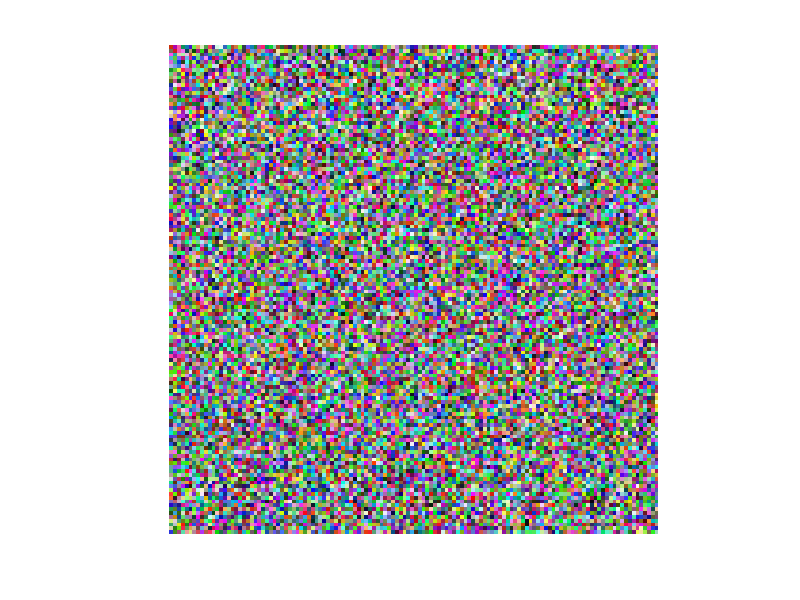

This figure's MATLAB source:
a = zeros(128,128,3,'uint8');
for i = 1 : 128
   for j = 1 : 128
      for k = 1 : 3
          a (i,j,k)= randi(256) - 1;
      end
   end
end
figure();
imshow(a);
imwrite(a,'Q1_Part3_Image.png');